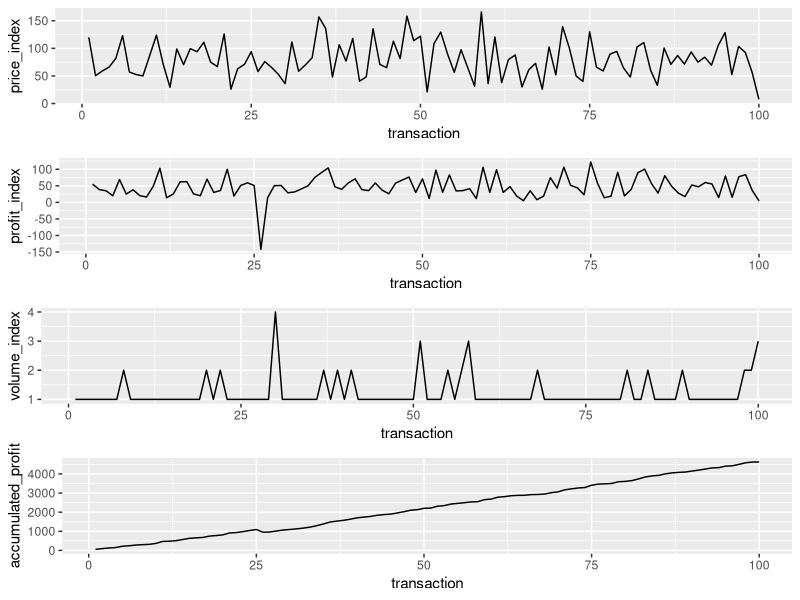
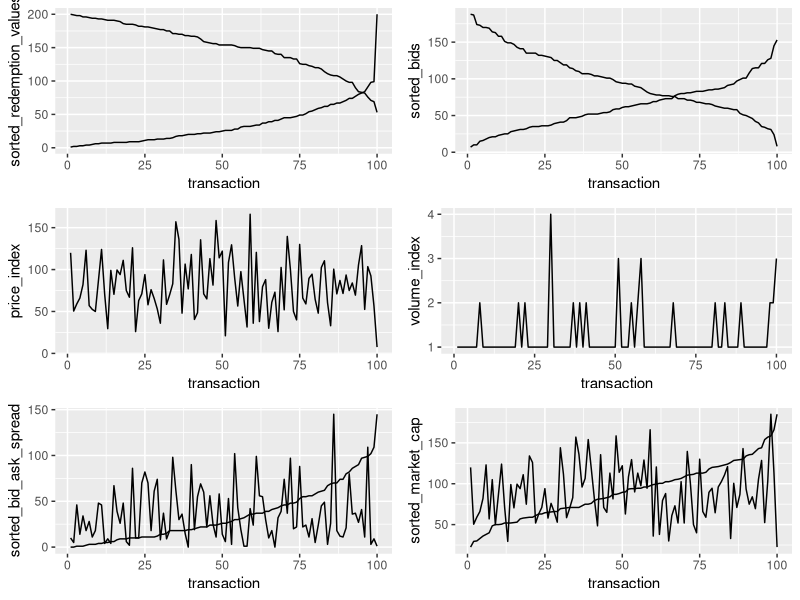

Write the R code that produced these figures, in order.
## Synchronized DOUBLE AUCTION
# ZI_Constrained
# Changing volume Orders 

library(dplyr)
library(tidyverse)
library(ggplot2)
library(gridExtra)

# First Step, intitializing 

rm(list = ls())
initializiation <- function(){
  transaction <<- c()
  price_index <<- c()
  profit <<- c()
  profit_index <<- c()
  profit_margin <<- c()
  costs <<- c()
  volume_index <<- c()
  price <<- c()
  total_rounds <<- c()
  keep_money <<- c()
  money_saved_index <<- c()
  payoffs_buyer <<- c()
  redemption_value_index <<- c()
  cost_index <<- c()
  market_capitalization_index_index <<- c()
  value_per_unit_index <<- c()
  accumulated_profit <<- c()
  price <<- c() 
  transaction <<- c()
  asks <<- c()
  bids <<- c()
  q_bid <<- c()
  value_by_bot <<- c()
  bid_ask_spread <<- c()
  asks <<- c()
  bids <<- c()
  sorted_bid_ask_spread <<-c()
  q_bid_accepted <<- c()
  q_ask_accepted <<- c()
  market_capitalization <<- c()
  market_capitalization_index <<- c()
}
initializiation() 




#volume_bid <<- sample(1:4, size = 1, replace = TRUE)
#public_fundamental_value <- sample(0:1000, size = 1, replace = TRUE)

# The following is the "Zero-Intelligence Trader" who makes bids by drawing integers from a uniform distribution

ZI_C_Buyer <- function(){
  upper_limit <- 200
  lower_limit <- 1
  redemption_value_i <<- sample(lower_limit:upper_limit, size = 1, replace = TRUE)
  bid_i <<- sample(lower_limit:redemption_value_i, size = 1, replace = TRUE) # how much for one volume
  volume <<- sample(1:50, size = 1, replace = TRUE)
  if(bid_i*volume <= redemption_value_i){
    q_bid_i <<- volume
    bid_i <<- bid_i
    print(q_bid_i)
    print(bid_i)
    print(redemption_value_i)
  } else {
    ZI_C_Buyer()
}
}
ZI_C_Buyer() 

# In this Order Book bids get collected

ORDER_BOOK_BID <- function(){
  bid_by_bot <<- c()
  value_by_bot <<- c()
  q_bid_by_bot <<- c()
  for(i in 1:6){
    ZI_C_Buyer() 
    bid_by_bot <<- append(bid_by_bot, bid_i)
    value_by_bot <<- append(value_by_bot, redemption_value_i) 
    q_bid_by_bot <<- append(q_bid_by_bot, q_bid_i)
  }
  bidder <<- 1:6
  message_bids <<- c(bid_by_bot, value_by_bot, bidder, q_bid_by_bot)
  message_bid_matrix <<- matrix(message_bids, ncol = 4)
  sorted_m_b_m <<- message_bid_matrix[order(message_bid_matrix[ , 1],decreasing = TRUE),]
  
  bid <<- sorted_m_b_m[1,1]
  redemption_value <<- sorted_m_b_m[1,2]
  bidder <<- sorted_m_b_m[1,3]
  q_bid <<- sorted_m_b_m[1,4]
  
}
ORDER_BOOK_BID()

# The following is the "Zero-Intelligence Trader" who makes asks by drawing integers from a uniform distribution

ZI_C_Seller <- function(){
  upper_limit <- 200
  lower_limit <- 1
  cost_i <<- sample(lower_limit:upper_limit, size = 1, replace = TRUE)
  ask_i <<- sample(cost_i:upper_limit, size = 1, replace = TRUE)
  capacity <<- sample(1:50, size = 1, replace = TRUE)
  q_ask_i <<- sample(1:capacity, size = 1, replace = TRUE)
  print(cost_i)
  print(ask_i)
  print(q_ask_i)
}
ZI_C_Seller() 

# In this Order Book asks get collected

ORDER_BOOK_ASK <- function(){
  ask_by_bot <<- c()
  cost_by_bot <<- c()
  q_ask_by_bot <<- c()
  for(i in 1:6){
    ZI_C_Seller() 
    ask_by_bot <<- append(ask_by_bot, ask_i)
    cost_by_bot <<- append(cost_by_bot, cost_i) 
    q_ask_by_bot <<- append(q_ask_by_bot, q_ask_i)
  }
  seller <<- 1:6
  message_asks <<- c(ask_by_bot, cost_by_bot, seller, q_ask_by_bot)
  message_ask_matrix <<- matrix(message_asks, ncol = 4)
  sorted_m_a_m <<- message_ask_matrix[order(message_ask_matrix[ ,1]),]
  
  ask <<- sorted_m_a_m[1,1]
  cost <<- sorted_m_a_m[1,2]
  seller <<- sorted_m_a_m[1,3]
  q_ask <<- sorted_m_a_m[1,4]
  
  print(ask)
  print(cost)
  print(seller)
  print(q_ask)
}
ORDER_BOOK_ASK()

# The following is the actual market algorithm where bids and asks get matched

Continous_Double_Auction <- function(){
initializiation()
  
  k <- 0
  t <- 0
  
  
  while(t < 100){
    
    ORDER_BOOK_BID() 
    ORDER_BOOK_ASK()
    
    k <- k + 1
    match <- bid >= ask
    spread <- (bid+ask)/2
    q_match <- q_bid <= q_ask # this condition matches bids and asks
    
    if(match){
      asks <<- append(asks, ask)
      bids <<- append(bids, bid)
      price <<- spread
      price_index <<- append(price_index, price) # the prices of a trading session get appended
      t <- t + 1
      
      redemption_value_index <<- append(redemption_value_index, redemption_value)
      cost_index <<- append(cost_index, cost)
      
      realized_payoff_buyer <- (redemption_value - price)
      payoffs_buyer <<- append(payoffs_buyer, realized_payoff_buyer)
      
      profit <- (price - cost)
      profit_index <<- append(profit_index, profit)
      
      #volume_index <<- append(volume_index, q_ask)
      
      bid_ask_spread <<- append(bid_ask_spread, bid - ask)
      if(q_match) {
        volume_index <<- append(volume_index, q_bid)
        q_bid_accepted <<- append(q_bid_accepted, volume_index)
        
      } else {
        volume_index <<- append(volume_index, q_ask)
        q_ask_accepted <<- append(q_ask_accepted, q_ask) 
      }
      market_capitalization <<- tail(price_index, 1) * tail(volume_index, 1)
      market_capitalization_index <<- append(market_capitalization_index, market_capitalization) 
      
    } else {
      
    }
    # Protocol
    transaction <<- 1:t
    rounds <<- k

  }

}
Continous_Double_Auction()


# This function calculates allocative efficiency and other market indicators.
Calculations <- function(){
  sorted_profits <<- sort(profit_index)
  sorted_volume <<- sort(volume_index)
  sorted_costs <<- sort(cost_index)
  sorted_redemption_values <<- sort(redemption_value_index, decreasing = TRUE)
  accumulated_profit <<- cumsum(profit_index)
  
  sorted_bids <<- sort(bids, decreasing = TRUE)
  sorted_asks <<- sort(asks)
  sorted_bid_ask_spread <<- sort(bid_ask_spread)
  sorted_market_cap <<- sort(market_capitalization_index)
  exchange_index <<- cumsum(market_capitalization_index)
  
  y <- any(sorted_redemption_values <= sorted_costs)
  
  # Realized Profits:
  payoffs <<- (payoffs_buyer) + (profit_index)
  total_surplus <<- round(sum(payoffs)) 
  total_surplus
  
  if(y == TRUE){
    for(i in transaction){
      if(sorted_redemption_values[i] <= sorted_costs[i]){
        eq_c <<-  i 
        equilibrium_price <<- (sorted_redemption_values[i-1] + sorted_costs[i])/2
        break
      } else {
      }
    }
    # Theoretical Profits:
    theoretical_profits_buyers <<- (sorted_redemption_values[1:eq_c] - equilibrium_price)
    theoretical_profits_sellers <<- (equilibrium_price - sorted_costs[1:eq_c])
    
    theoretical_surplus <<- sum(theoretical_profits_buyers) + sum(theoretical_profits_sellers)
    theoretical_surplus # aka Marshallian Path
    
    # Realized Profits:
    payoffs <<- (payoffs_buyer) + (profit_index)
    total_surplus <<- round(sum(payoffs)) 
    total_surplus
    
    # Distribution of Profits
    share_of_seller <<- sum(profit_index)/total_surplus
    
    # Ex-Post Efficiency:
    allocation_efficiency <<- total_surplus / theoretical_surplus
    #  trade_ratio <<- max(transaction)/total_rounds   
    
    # Market Performance:
    print(paste("Price", price))
    print(paste("capacity", capacity))
    print(paste("profit margin", profit_margin))
    print(paste("equilibrium transaction:", eq_c))
    print(paste("equilibrium price:", equilibrium_price))
    print(paste("Theoretical Surplus:", theoretical_surplus))
    print(paste("Total Surplus", total_surplus))
    print(paste("Total Profit by Seller", sum(profit_index)))
    print(paste("Total Quantities Moved", sum(sorted_volume)))
    print(paste("Total market_capitalization", sum(market_capitalization_index)))
    print(paste("Allocation efficiency:", allocation_efficiency))
    print(paste("share of seller", share_of_seller))  
    print(paste("Total market_capitalization", sum(market_capitalization_index)))
    
    
  } else {
    print("no allocative efficiency can be calculated")
    print("there is no equilibrium price")
    print("reason: no crossing of theoretical profits")
    print(paste("Price", price))
    print(paste("capacity", capacity))
    print(paste("profit margin", profit_margin))
    print(paste("Total Surplus", total_surplus))
    print(paste("Total Profit by Seller", sum(profit_index)))
    print(paste("Total Quantities Moved", sum(sorted_volume)))
    print(paste("Total market_capitalization", sum(market_capitalization_index)))
    
  }
  Profit_index <<- data.frame(profit_index, price_index, volume_index,accumulated_profit, transaction)
  Market_Report <<- data.frame(price_index, transaction, sorted_bids, sorted_asks, sorted_redemption_values, sorted_costs, bids, asks, bid_ask_spread, sorted_bid_ask_spread)
  Exchange_Report <<- data.frame(transaction, sorted_market_cap, exchange_index, market_capitalization_index)
  
  Price_Plot <<-ggplot(data = Profit_index, aes(x=transaction)) +  geom_line(aes(y=price_index))
  Profit_Plot <<- ggplot(data = Profit_index, aes(x=transaction)) +  geom_line(aes(y=profit_index))
  Order_Plot <- ggplot(data=Market_Report, aes(x = transaction)) + geom_line(aes(y=sorted_bids)) + geom_line(aes(y=sorted_asks))
  Bid_Ask_Plot <- ggplot(data=Market_Report, aes(x = transaction)) + geom_line(aes(y= sorted_bid_ask_spread))+ geom_line(aes(y= bid_ask_spread))
  Exchange_Plot <<- ggplot(data=Exchange_Report, aes(x=transaction)) + geom_line(aes(y=sorted_market_cap))+ geom_line(aes(y=market_capitalization_index))
  
  Volume_Plot <<- ggplot(data = Profit_index, aes(x=transaction)) +  geom_line(aes(y=volume_index))
  Break_even <<-ggplot(data = Profit_index, aes(x=transaction)) +  geom_line(aes(y=accumulated_profit))
  grid.arrange(Price_Plot, Profit_Plot, Volume_Plot,  Break_even, nrow=4)
  
  Payoffs <<- data.frame(transaction, sorted_redemption_values, sorted_costs)
  Marshallian_Path_Plot <- ggplot(data=Payoffs, aes(x = transaction)) + geom_line(aes(y=sorted_redemption_values)) + geom_line(aes(y=sorted_costs)) 
  Marshallian_Path_Plot + labs(y="Value or Cost", x = "Transaction")
  
  grid.arrange(Marshallian_Path_Plot,Order_Plot, Price_Plot, Volume_Plot, Bid_Ask_Plot, Exchange_Plot, ncol = 2, nrow=3)
  
  
}
Calculations()






